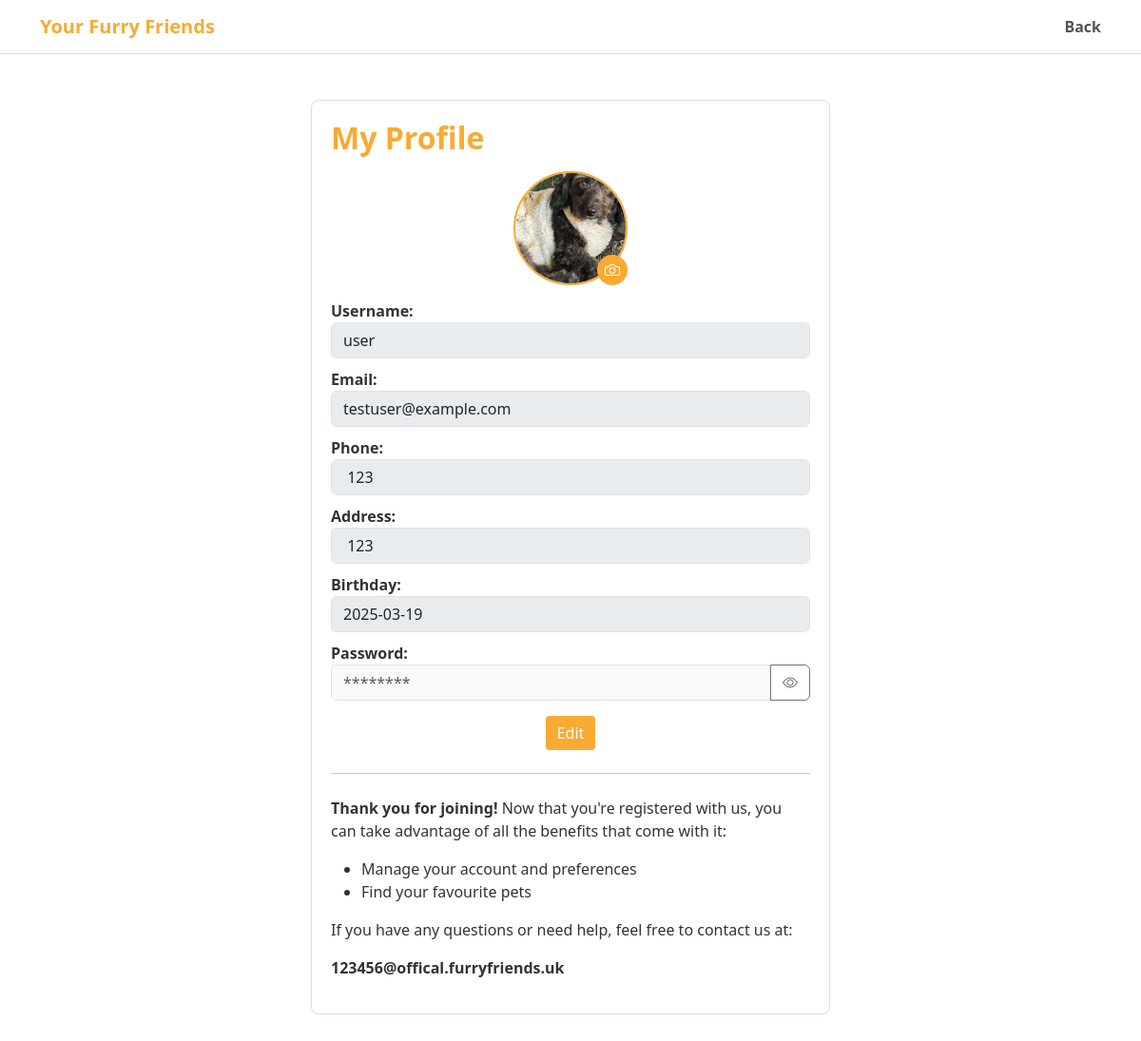
/profile/ (signed in), run on the app's committed database.
### accounts/models.py (models this page shows, shortened)
class User(AbstractUser):
    email = models.EmailField(unique=False, blank=True, null=True) # 改为了false（允许了多个用户注册）
    username = models.CharField(max_length=50, unique=True)  # 自定义用户名长度
    phone_no = models.CharField(max_length=15, unique=True, null=True, blank=True)
    address = models.TextField(null=True, blank=True)
    birthday = models.DateField(null=True, blank=True)
    title = models.CharField(max_length=50, null=True, blank=True)
    user_type = models.CharField(
        max_length=20,
        choices=[('User', 'User'), ('Admin', 'Admin')],
        default='User'
    )  # 用户类型（普通用户 / 管理员）
    status = models.CharField(
        max_length=10,
        choices=[('Active', 'Active'), ('Banned', 'Banned')],
        default='Active'
    )  # 用户状态
    user_image = models.ImageField(upload_to='user_images/', null=True, blank=True)
    created_at = models.DateTimeField(auto_now_add=True)
    updated_at = models.DateTimeField(auto_now=True)

### accounts/views.py (the view, shortened to what this page needs)
# urls.py: path('profile/', views.profile, name='profile'),
@csrf_exempt
@login_required
def profile(request):
    user = request.user
    if request.method == 'GET':
        return render(request, 'accounts/Profile.html', {
            'user': user,
        })
    return JsonResponse({"success": False, "error": "Invalid request"}, status=400)

### templates/accounts/Profile.html (shortened to what this page needs)
<!DOCTYPE html>
<html lang="en">
<head>
  <link href="https://cdn.jsdelivr.net/npm/bootstrap@5.3.0/dist/css/bootstrap.min.css" rel="stylesheet">
  <link rel="stylesheet" href="https://cdn.jsdelivr.net/npm/bootstrap-icons@1.9.1/font/bootstrap-icons.css">
</head>
<body>
  <nav class="navbar navbar-expand-lg navbar-custom">
    <div class="container">
      <a class="navbar-brand" href="/adoptions/">Your Furry Friends</a>
      <div class="ms-auto">
        <a class="nav-link" href="/adoptions/">Back</a>
      </div>
    </div>
  </nav>
  <div class="container my-5">
    <div class="row justify-content-center">
      <div class="col-md-6">
        <div class="profile-card">
          <h2>My Profile</h2>
          <div class="avatar-wrapper">
            <img src="{% if user.user_image %}{{ user.user_image.url }}{% else %}/static/images/default-avatar.png{% endif %}"
                 alt="User Avatar" id="userAvatar" class="avatar-img">
            <label class="upload-btn" for="avatarInput">
              <i class="bi bi-camera"></i>
            </label>
          </div>
         <form id="profileForm" enctype="multipart/form-data">
          <div class="info-item">
            <label for="usernameInput">Username:</label>
            <input type="text" id="usernameInput" class="form-control" value="{{ user.username }}" disabled>
          </div>
          <div class="info-item">
            <label for="emailInput">Email:</label>
           <input type="email" id="emailInput" class="form-control"
               value="{% if user.email %}{{ user.email }}{% endif %}"
               placeholder="Enter your email" disabled>
          </div>
          <div class="info-item">
            <label for="phoneInput">Phone:</label>
            <input type="text" id="phoneInput" class="form-control"
               value="{% if user.phone_no %}{{ user.phone_no }}{% endif %}"
               placeholder="Enter your phone number" disabled>
          </div>
          <div class="info-item">
            <label for="addressInput">Address:</label>
            <input type="text" id="addressInput" class="form-control"
               value="{% if user.address %}{{ user.address }}{% endif %}"
               placeholder="Enter your address" disabled>
          </div>
          <div class="info-item">
            <label for="birthdayInput">Birthday:</label>
            <input type="text" id="birthdayInput" name="birthday" class="form-control" placeholder="Select your birthday"
                   value="{% if user.birthday %}{{ user.birthday|date:'Y-m-d' }}{% endif %}"
                   onfocus="this.type='date'; this.removeAttribute('placeholder');"
                   onblur="checkDateInput(this);" disabled>
          </div>
          <div class="info-item">
            <label for="passwordInput">Password:</label>
            <div class="input-group">
              <input type="password" id="passwordInput" name="password" class="form-control" placeholder="********" disabled>
              <button class="btn btn-outline-secondary" type="button" id="togglePasswordBtn" onclick="togglePassword()">
                <i class="bi bi-eye"></i>
              </button>
            </div>
          </div>
          <div class="mt-3 text-center">
            <button type="button" class="edit-btn" id="editBtn" onclick="enableEdit()">Edit</button>
          </div>
     </form>
          <hr class="my-4">
          <div>
            <p><strong>Thank you for joining!</strong> Now that you're registered with us, you can take advantage of all the benefits that come with it:</p>
            <ul>
              <li>Manage your account and preferences</li>
              <li>Find your favourite pets</li>
            </ul>
            <p>If you have any questions or need help, feel free to contact us at:</p>
            <p><strong>123456@offical.furryfriends.uk</strong></p>
          </div>
        </div>
      </div>
    </div>
  </div>
</body>
</html>

### templates/accounts/Profile.html (style rules this page uses)
:root { --primary-orange: #f9aa33; --light-gray: #e0e0e0; --text-dark: #333; }
body { background-color: #fff; color: var(--text-dark); font-family: 'Segoe UI', Tahoma, Geneva, Verdana, sans-serif; }
.navbar-custom { background-color: #fff; border-bottom: 1px solid var(--light-gray); }
.navbar-custom .navbar-brand { color: var(--primary-orange) !important; font-weight: bold; }
.navbar-custom .nav-link { color: #555 !important; font-weight: bold; }
.profile-card { border: 1px solid var(--light-gray); border-radius: 8px; padding: 20px; background-color: #fff; box-shadow: 0 1px 3px rgba(0,0,0,0.05); }
.profile-card h2 { color: var(--primary-orange); font-weight: bold; margin-bottom: 1rem; }
.avatar-wrapper { position: relative; width: 120px; height: 120px; margin: 0 auto 15px; }
.avatar-wrapper img { width: 100%; height: 100%; object-fit: cover; border-radius: 50%; border: 2px solid var(--primary-orange); background-color: #f0f0f0; aspect-ratio: 1 / 1; display: block; }
.avatar-wrapper .upload-btn { position: absolute; bottom: 0; right: 0; background-color: var(--primary-orange); border: none; border-radius: 50%; width: 32px; height: 32px; display: flex; align-items: center; justify-content: center; color: #fff; cursor: pointer; }
.info-item { margin-bottom: 10px; }
.info-item label { font-weight: bold; margin-right: 10px; }
.input-group .form-control:disabled { background-color: #f8f9fa; }
.edit-btn { background-color: var(--primary-orange); color: #fff; border: none; padding: 6px 12px; border-radius: 4px; cursor: pointer; }

### data on the page
User: user_image (picture), username "user", email "testuser@example.com", phone_no "123", address "123", birthday "2025-03-19"
